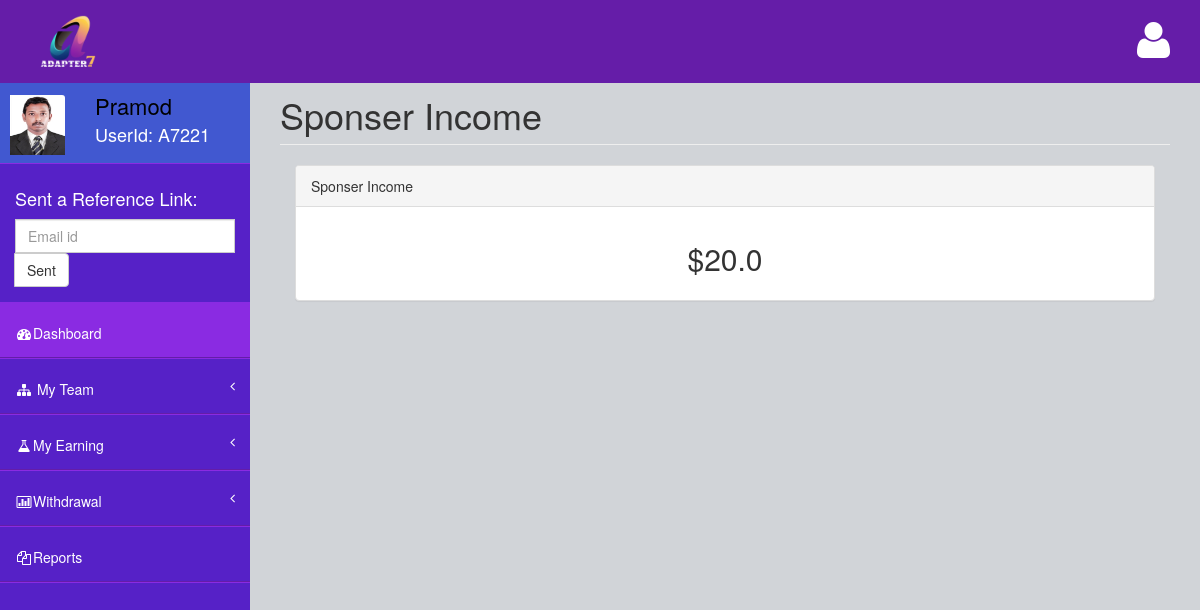
The page /SponserIncome (signed in) on the database as committed earlier.
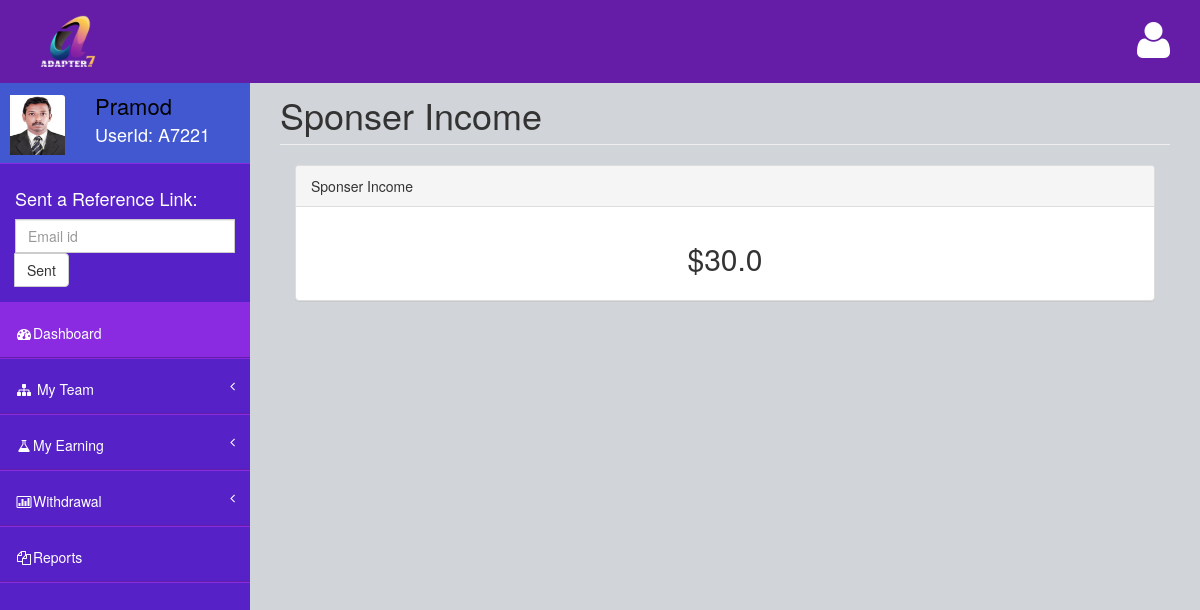
The same page on the database as committed later.
### Home/models.py (models this page shows)
class UserDetails(models.Model):
    UserId = models.ForeignKey(User,on_delete=models.CASCADE)
    User_Key = models.CharField(max_length=255)
    User_Image = models.FileField(upload_to="profile_pic",null=True,blank=True)
    Hierachi_Level = models.IntegerField()
    Sponser_income = models.FloatField(null=True)
    Level_income = models.FloatField(null=True)
    My_income = models.FloatField(null=True)
    ReBirth_Income = models.FloatField(null=True)
    RebirthCount = models.IntegerField()

### Home/views.py (the view)
# urls.py: path("SponserIncome",views.SponserIncome,name="SponserIncome"),
def SponserIncome(request):
    userdetails = UserDetails.objects.get(UserId = request.user)
    T1 = TeamOne.objects.filter(Sponser = request.user)
    T1_S = TeamOne.objects.get(team = userdetails)
    userdetails_sponser = UserDetails.objects.get(UserId = T1_S.Sponser)
    team = TeamMembers.objects.filter(sponser = userdetails)
    teammembers = []
    for member in team:
        m = UserDetails.objects.get(UserId = member.member)
        teammembers.append(m)
    context = {
        "userdetails":userdetails,
        "total":userdetails.Sponser_income + userdetails.Level_income + userdetails.ReBirth_Income,
        "T1":T1,
        'T1_count':T1.count(),
        "T1_S":userdetails_sponser,
        "teammembers":teammembers,
    }
    return render(request,'sponserincome.html',context)

### templates/sponserincome.html
{% extends "index.html" %}
{% block content %}
<div class="row">
    <div class="col-lg-12">
        <h1 class="page-header">Sponser Income</h1>
    </div>
</div>
<div class="col-lg-12">
   <div class="panel panel-default">
       <div class="panel-heading">
           Sponser Income
       </div>
       <div class="panel-body text-center">
            <h2>${{userdetails.Sponser_income}}</h2>
       </div>
   </div>
</div>
{% endblock %}

### templates/index.html (shortened to what this page needs)
{% load static %}
<!DOCTYPE html>
<html>
<head>
    <link href="{%static 'assets/plugins/bootstrap/bootstrap.css' %}" rel="stylesheet" />
    <link href="{%static 'assets/font-awesome/css/font-awesome.css' %}" rel="stylesheet" />
    <link href="{%static 'assets/plugins/pace/pace-theme-big-counter.css' %}" rel="stylesheet" />
    <link href="{%static 'assets/css/style.css' %}" rel="stylesheet" />
    <link href="{%static 'assets/css/main-style.css' %}" rel="stylesheet" />
    <link href="{%static 'assets/plugins/morris/morris-0.4.3.min.css' %}" rel="stylesheet" />
</head>
<body>
    <div id="wrapper">
        <nav class="navbar navbar-default navbar-fixed-top" role="navigation" id="navbar">
            <div class="navbar-header">
                <a class="navbar-brand" href="{%url 'Index' %}">
                    <img src="{%static 'assets/img/logo.png' %}" alt="" />
                </a>
            </div>
            <ul class="nav navbar-top-links navbar-right">
                <li class="dropdown">
                    <a class="dropdown-toggle" data-toggle="dropdown" href="#">
                        <i class="fa fa-user fa-3x"></i>
                    </a>
                </li>
            </ul>
        </nav>
        <nav class="navbar-default navbar-static-side" role="navigation">
            <div class="sidebar-collapse">
                <ul class="nav" id="side-menu">
                    <li>
                        <div class="user-section">
                            <div class="user-section-inner">
                                <img src="{{userdetails.User_Image.url}}" alt="">
                            </div>
                            <div class="user-info">
                                <div>{{request.user.first_name}} <strong></strong></div>
                                <div class="user-text-online">
                                    UserId: {{userdetails.User_Key}}
                                </div>
                            </div>
                        </div>
                    </li>
                    <li class="sidebar-search">
                        <h4 style="color:white">Sent a Reference Link:</h4>
                        <div class="input-group custom-search-form">
                            <form action="{%url 'SentRefrelLink' userdetails.id %}" method="post">
                                <input type="email" class="form-control" name="email" placeholder="Email id">
                                <span class="input-group-btn">
                                    <button class="btn btn-default" type="submit">
                                        Sent
                                    </button>
                                </span>
                            </form>
                        </div>
                    </li>
                    <li class="selected">
                        <a href="{%url 'Index' %}"><i class="fa fa-dashboard fa-fw"></i>Dashboard</a>
                    </li>
                    <li>
                        <a href="#"><i class="fa fa-sitemap fa-fw"></i> My Team<span class="fa arrow"></span></a>
                    </li>
                    <li>
                        <a href="#"><i class="fa fa-flask fa-fw"></i>My Earning<span class="fa arrow"></span></a>
                    </li>
                    <li>
                        <a href="#"><i class="fa fa-bar-chart-o fa-fw"></i>Withdrawal<span class="fa arrow"></span></a>
                    </li>
                    <li>
                        <a href="#"><i class="fa fa-files-o fa-fw"></i>Reports</a>
                    </li>
                </ul>
            </div>
        </nav>
        <div id="page-wrapper">
            {% block content %}{% endblock content %}
        </div>
    </div>
</body>
</html>

Rows that differ between the two databases and show on the page:
changed UserDetails: Sponser_income "20.0" → "30.0"
